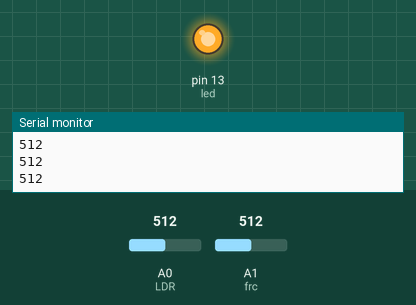
This sketch was run on a simulated Arduino Uno, built with avr-gcc and run on an emulated ATmega328P. Shown: output pins drawn as LEDs (lit = HIGH), the last lines printed to the serial monitor. The test bench sets the inputs (shaded band); at power-on: A0 (LDR) = 512, A1 (frc) = 512.

Above: at 1.2 s.
1.3 s: A0 (LDR) set to 692
2.8 s: A0 (LDR) set to 708
At 4.0 s:
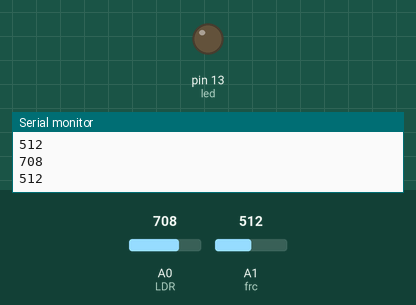
4.3 s: A0 (LDR) set to 690
At 4.7 s:
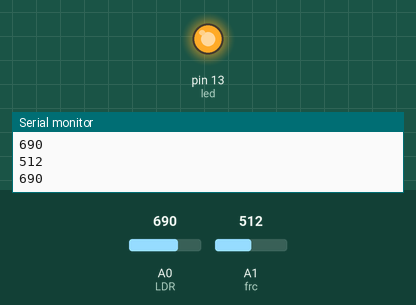
5.8 s: A0 (LDR) set to 710
At 7.0 s:
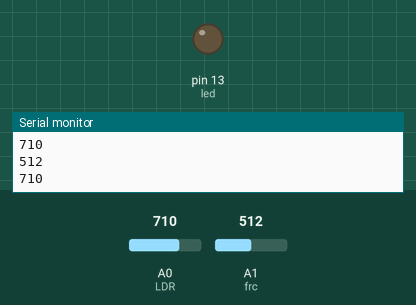
Timing chart, 0 to 8.3 s (numbered marks = the images above; inputs shaded):
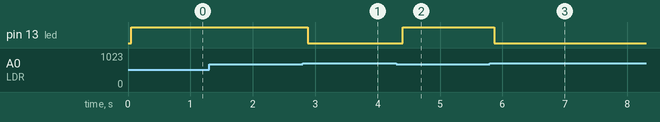

The sketch:

force_sensitive_table_lamp_code.ino
```cpp
/*
 Project Name  : FORCE SENSITIVE TABLE LAMP
 Revision Date : 31.12.2021
 Author        : Serkan SEVMEZ
 //-----------------------------------------------------------------------------------------------------------------
 Purpose       : The purpose of the system is to enable you to stand upright thanks to the force sensor placed
                 on the chair and thus to light the table lamp.
 //-----------------------------------------------------------------------------------------------------------------
 System Input  :
                 1) RP-C18.3-ST : To measure the force that will cause the lamp to light
                 2) LDR         : To ensure that the lamp lights up according to the ambient light
 System Output :
                 1) LED         : It will act as a table lamp
 //-----------------------------------------------------------------------------------------------------------------
 System Work   : In this study, thanks to the force sensor I placed on the top of the chair, the table lamp will
                 turn on and the table lamp will continue to light as long as the back of our body exerts pressure
                 on the force sensor. In addition, thanks to the light sensor I placed, the table lamp will not
                 turn on when the ambient light is too much.
 //-----------------------------------------------------------------------------------------------------------------
 */

 //-----------------------------------------------------------------------------------------------------------------

 // DEFINITIONS
int LDR = A0;            // LDR is connected to Analog 0 pin.
int frc = A1;            // RP-C18.3-ST is connected to Analog 1 pin.
int led = 13;            // Led is connected to Digital 13 pin.
int force;               // We define a variable for the force value
int light;               // We define a variable for the light value
//------------------------------------------------------------------------------------------------------------------

// SETUP CODE AREA

void setup()
{
Serial.begin(9600);      // Sets the baud rate for serial data transmission.
pinMode(LDR,INPUT);      // LDR defined as INPUT.
pinMode(led,OUTPUT);     // Led defined as OUTPUT.
pinMode(frc,INPUT);      // Force Sensor defined as INPUT.
}
//-------------------------------------------------------------------------------------------------------------------

// MAIN CODE AREA

void loop()
{
light=analogRead(LDR);   // We read the light variable with the LDR
Serial.println(light);   // We reflect the read value on the serial communication screen
delay(50);


force=analogRead(frc);   // We read the force variable with the frc
if(light<700){           // If the light value read is smaller than 700
if(force<1020)           // If the force value read is smaller than 1020
{
 digitalWrite(led,HIGH); // LED light up
}
else
{
  digitalWrite(led,LOW); // LED does not light up
}
}
if(light>700){           // If the light value read is greater than 700
  digitalWrite(led,LOW); // LED does not light up
}
Serial.println(force);   // We reflect the read value on the serial communication screen
}
//--------------------------------------------------------------------------------------------------------------------
```

Measured:
- the behaviour switches between 700 and 701 on A0 (LDR) (found by bisection; images 0 and 1)
- after the input at 2.8 s, pin 13 (led): HIGH → LOW after 0.08 s
- after the input at 4.3 s, pin 13 (led): LOW → HIGH after 0.10 s
- after the input at 5.8 s, pin 13 (led): HIGH → LOW after 0.07 s
